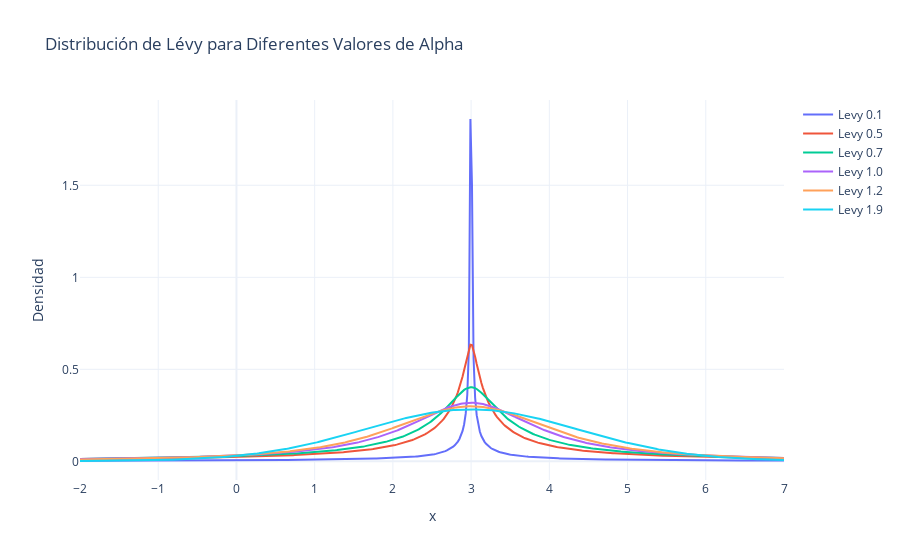

Notebook source saved alongside this figure:
### Markdown cell above
**Activity 2:** Lévy distribution - N different curves (**3 pts**)
- Plot at least the 4 different curves shown in the figure using **plotly**.
- Each one of the curves corresponds to a different **alpha** value.
- Consider the following parameters: **m** = 3.0, **beta** = 0.

### Code cell
import numpy as np
import plotly.graph_objects as go
from scipy.stats import levy_stable

# Paramethers
m = 3  # Media
beta = 0  # Parameter beta 0 for Cauchy distribution asimetrical
alpha_values = [0.1, 0.5, 0.7, 1.0, 1.2, 1.9]  # Values for alpha

# Range of x values
x = np.linspace(-2, 7, 450)

# Create figure
fig = go.Figure()

# Generate the plot for each alpha value
for alpha in alpha_values:
    y = levy_stable.pdf(x, alpha, beta, loc=m) # Levy distribution for each alpha
    fig.add_trace(go.Scatter(x=x, y=y, mode='lines', name=f'Levy {alpha}'))

# Update layout
fig.update_layout(
    title="Distribución de Lévy para Diferentes Valores de Alpha",
    xaxis_title="x",
    yaxis_title="Densidad",
    template="plotly_white"
)

# Show figure
fig.show()

### Figure 1 — Plotly figure (JSON) as saved in the notebook; plotly's stock layout.template omitted (floating-point values rounded to 4 significant figures; data arrays with more than 128 entries replaced by an {"elided": "..."} marker saying what was removed)
{"data": [{"mode": "lines", "name": "Levy 0.1", "type": "scatter", "x": {"elided": "450 float values"}, "y": {"elided": "450 float values"}}, {"mode": "lines", "name": "Levy 0.5", "type": "scatter", "x": {"elided": "450 float values"}, "y": {"elided": "450 float values"}}, {"mode": "lines", "name": "Levy 0.7", "type": "scatter", "x": {"elided": "450 float values"}, "y": {"elided": "450 float values"}}, {"mode": "lines", "name": "Levy 1.0", "type": "scatter", "x": {"elided": "450 float values"}, "y": {"elided": "450 float values"}}, {"mode": "lines", "name": "Levy 1.2", "type": "scatter", "x": {"elided": "450 float values"}, "y": {"elided": "450 float values"}}, {"mode": "lines", "name": "Levy 1.9", "type": "scatter", "x": {"elided": "450 float values"}, "y": {"elided": "450 float values"}}], "layout": {"title": {"text": "Distribución de Lévy para Diferentes Valores de Alpha"}, "xaxis": {"title": {"text": "x"}}, "yaxis": {"title": {"text": "Densidad"}}}}
